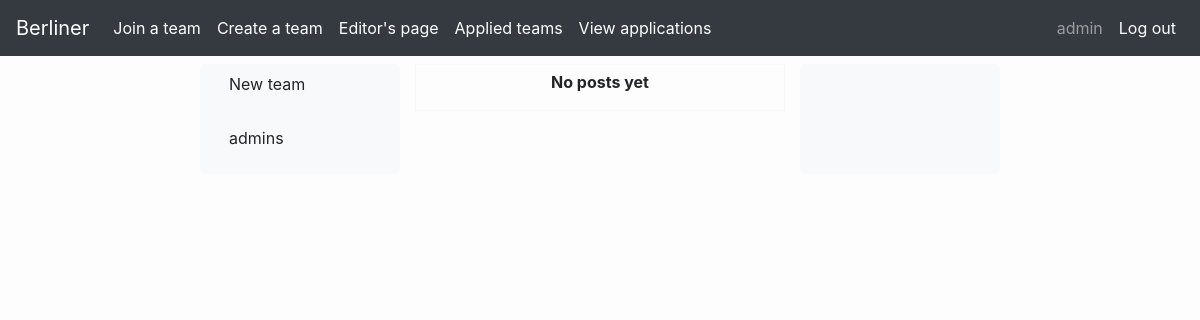
The app's page /myTeams/ (signed in) with its own data.
### users/models.py (models this page shows)
class CustomUser(AbstractUser):
    birthDate = models.DateTimeField(null=True)
    class Meta:
        pass

### logedin/models.py (models this page shows)
class Team(models.Model):
    teamLeader = models.ForeignKey(CustomUser, on_delete=models.CASCADE, related_name="createdTeams", related_query_name="createdTeam")
    members = models.ManyToManyField(CustomUser, through='Membership', through_fields=('team', 'member'), related_name="memberTeams", related_query_name="memberTeam")
    applicants = models.ManyToManyField(CustomUser, through='Application', through_fields=('team', 'applicant'))
    name = models.CharField(default="New team", max_length=30, unique=True)
    description = models.CharField(default="Recently created team", max_length=60)

### logedin/views.py (the view)
# urls.py: path('myTeams/', views.MyTeamsView.as_view(), name='myTeams'),
class MyTeamsView(LoginRequiredMixin, ListView):
    login_url = 'home'
    template_name = 'logedin/editors.html'
    context_object_name = 'object'
    def get_queryset(self):
        teams = Team.objects.filter(teamLeader=self.request.user)
        isEditor = teams.count() * [True]
        mySet = {
        'teams': teams,
        'posts': Post.objects.filter(team__teamLeader=self.request.user),
        }
        return mySet

### templates/logedin/editors.html (shortened to what this page needs)
{% extends '../logedin/index.html' %}

### templates/logedin/index.html (shortened to what this page needs)
{% extends 'base/base_logedin.html' %}
{% load static %}
{% block menu %}
    <div id="team-names">
        {% for team in object.teams %}
            <p class="team-name" data-details="{{ team.name }}"><a class="btn">{{ team.name }}</a></p>
        {% empty %}
            <p class="team-name" data-details="No teams"><a class="btn">No teams</a></p>
        {% endfor %}
    </div>
{% endblock %}
{% block main %}
    {% for post in object.posts %}
    <div class="post border border-light">
        <p class="post-header"><b>{{ post.author.first_name }} {{ post.author.last_name }}</b> @<i>{{ post.team.name }}:</i> </p>
        <p class="post-body">{{ post.content }}</p>
        <p class="post-footer"></p>
    </div>
    {% empty %}
    <div class="post border border-light">
        <p class="post-header"><b>No posts yet</b></p>
    </div>
    {% endfor %}
{% endblock %}

### templates/base/base.html (shortened to what this page needs)
{% load static %}
<!DOCTYPE html>
<html lang="en">
<head>
    <link rel="stylesheet" href="{% static 'css/base.css' %}">
    <link rel="stylesheet" href="https://cdn.jsdelivr.net/npm/bootstrap@4.1.3/dist/css/bootstrap.min.css">
    {% block header %}
    {% endblock %}
</head>
<body>
    <nav class="navbar navbar-expand-lg navbar-dark bg-dark fixed-top">
        <a class="navbar-brand" href="{% if user.is_authenticated %} {% url 'index' %} {% else %} {% url 'home' %} {% endif %}">Berliner</a>
        <div class="collapse navbar-collapse" id="target">
            <div class="navbar-nav">
                <a class="nav-item nav-link active" href="{% if user.is_authenticated %} {% url 'join' %} {% else %}#join{% endif %}">Join a team</a>
                <a class="nav-item nav-link active" href="{% if user.is_authenticated %} {% url 'create' %} {% else %}#create{% endif %}">Create a team</a>
                {% if user.is_authenticated %}
                <a class="nav-item nav-link active" href="{% url 'myTeams' %}">Editor's page</a>
                <a class="nav-item nav-link active" href="{% url 'applied' %}">Applied teams</a>
                <a class="nav-item nav-link active" href="{% url 'applications' %}">View applications</a>
                {% endif %}
            </div>
        </div>
        <div class="collapse navbar-collapse justify-content-end" id="target">
            <div class="navbar-nav">
                {% if user.is_authenticated %}
                <a class="nav-item nav-link" href="{% url 'user' user.pk %}">{{ user.username }}<a>
                <a class="nav-item nav-link active" href="{% url 'logout' %}">Log out</a>
                {% else %}
                <a class="nav-item nav-link active" href="{% url 'login' %}">Login</a>
                <a class="nav-item nav-link active" href="{% url 'signup' %}">Sign up</a>
                {% endif %}
            </div>
        </div>
    </nav>
    {% block content %}
   {% endblock %}
</body>
</html>

### static/css/base.css (style rules this page uses)
html { scroll-behavior: smooth; }
body { background-color: rgb(253, 253, 253); background-position: center center; background-size: cover; background-attachment: fixed; background-blend-mode: multiply; }

### static/css/logedin.css (style rules this page uses)
body { background: url("/static/images/aaa.jpg"); background-color: rgb(253, 253, 253); background-position: center center; background-size: cover; background-attachment: fixed; background-blend-mode: multiply; }
.post-header { margin-top: 5px; text-align: center; }

### records on screen
CustomUser: username "admin"
Team: name "New team"
Team: name "admins"
